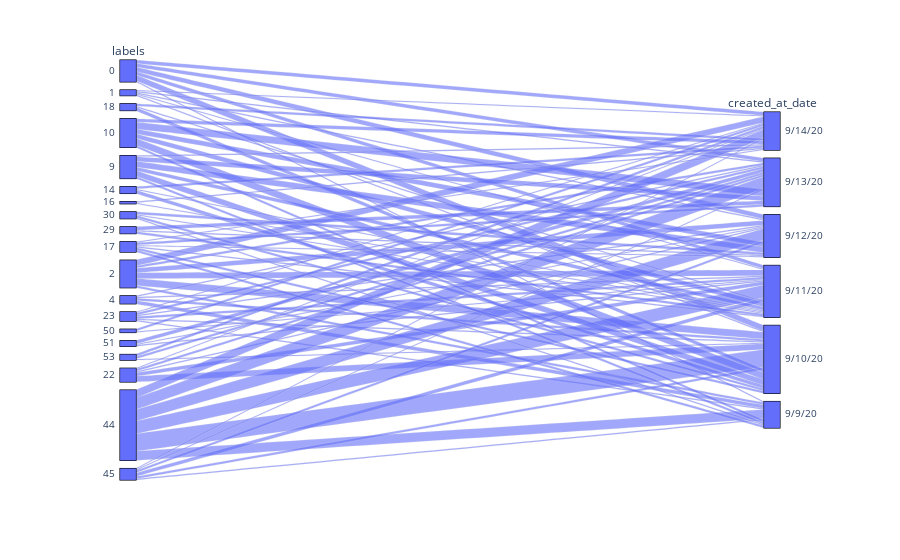

Write notebook code for a chart like this one.
### Code cell
df
fig = px.parallel_categories(X,labels="created_at_date", color_continuous_scale=px.colors.sequential.Inferno)
fig.show()

### Figure 1 — Plotly figure (JSON) as saved in the notebook; plotly's stock layout.template omitted (floating-point values rounded to 4 significant figures; data arrays with more than 128 entries replaced by an {"elided": "..."} marker saying what was removed)
{"data": [{"dimensions": [{"label": "labels", "values": {"elided": "239 int values"}}, {"label": "created_at_date", "values": {"elided": "239 str values"}}], "domain": {"x": [0, 1], "y": [0, 1]}, "name": "", "type": "parcats"}], "layout": {"autosize": true, "legend": {"tracegroupgap": 0}, "margin": {"t": 60}}}
